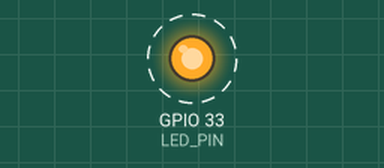
Recording of a sketch running on a simulated ESP32. Parts: output pins drawn as LEDs (lit = HIGH). Dashed ring = blinking. What the sketch prints to the serial monitor is not drawn.

Above: at 6.1 s.
Timing chart, 0 to 9.8 s (numbered marks = the images above):
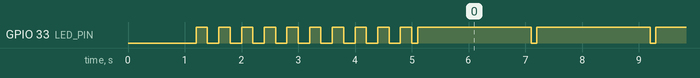

The sketch:

diag_test.ino
```cpp
/**
 * ESP32-CAM Diagnostic Test
 *
 * This MINIMAL sketch does only 2 things:
 *   1) Blinks the red LED on GPIO 33
 *   2) Starts a WiFi AP called "ESP32-DIAG"
 *
 * Flash this first. If LED blinks and AP appears, the board is fine.
 * If not, the issue is board selection or upload settings in Arduino IDE.
 *
 * Arduino IDE settings for AI-Thinker ESP32-CAM:
 *   Board:           "AI Thinker ESP32-CAM"
 *   Partition Scheme: "Huge APP (3MB No OTA / 1MB SPIFFS)"
 *   Upload Speed:     115200
 *   Flash Mode:       QIO
 *   Flash Frequency:  80MHz
 */

#include "WiFi.h"

#define LED_PIN 33  // Red onboard LED, active LOW

void setup() {
  Serial.begin(115200);
  delay(1000);
  Serial.println("\n\n=== DIAG TEST START ===");

  pinMode(LED_PIN, OUTPUT);
  digitalWrite(LED_PIN, HIGH);  // off

  // Blink 10 times so it's obvious
  Serial.println("Blinking LED...");
  for (int i = 0; i < 10; i++) {
    digitalWrite(LED_PIN, LOW);   // ON
    delay(200);
    digitalWrite(LED_PIN, HIGH);  // OFF
    delay(200);
  }
  Serial.println("Blink done.");

  // Start AP
  Serial.println("Starting AP...");
  WiFi.softAP("ESP32-DIAG", "12345678");
  Serial.print("AP IP: ");
  Serial.println(WiFi.softAPIP());
  Serial.println("=== DIAG TEST READY ===");
}

void loop() {
  // Slow heartbeat blink
  digitalWrite(LED_PIN, LOW);
  delay(100);
  digitalWrite(LED_PIN, HIGH);
  delay(2000);
}
```

Measured:
- by itself, GPIO 33 (LED_PIN): goes 9 × (LOW 0.20 s, HIGH 0.20 s), 59 × (LOW 0.10 s, HIGH 2.0 s), LOW 0.10 s, then HIGH
